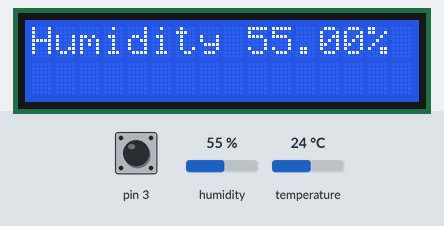
The sketch below on a simulated Arduino Uno, built with avr-gcc and run on an emulated ATmega328P. On the bench: 16×2 character LCD. Inputs (shaded band) come from the test bench; at power-on: pin 3 HIGH, temperature 24 °C, humidity 55 %. What the sketch prints to the serial monitor is not drawn.

Above: at 1.6 s.
1.7 s: pin 3 pulled LOW for 0.15 s
At 2.9 s:
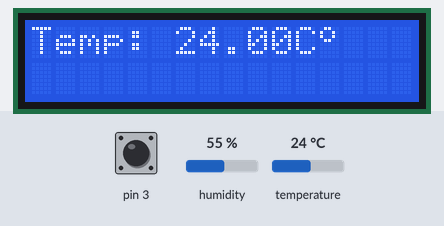
3.3 s: pin 3 pulled LOW for 1 s
At 3.8 s:
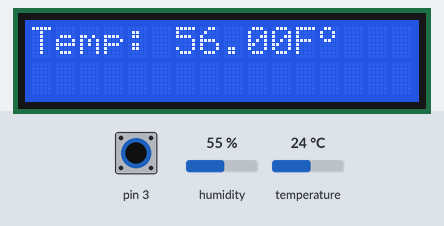
5.8 s: temperature set to 1 °C
At 6.1 s:
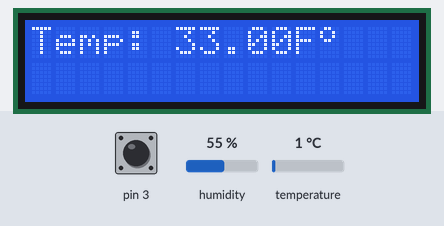
7.3 s: temperature set to 12 °C
At 7.7 s:
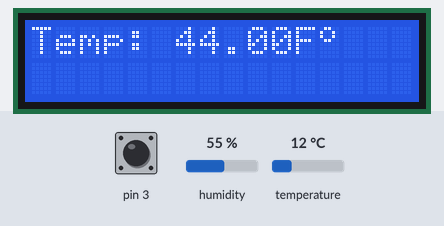
8.8 s: temperature set to 19 °C
At 10.0 s:
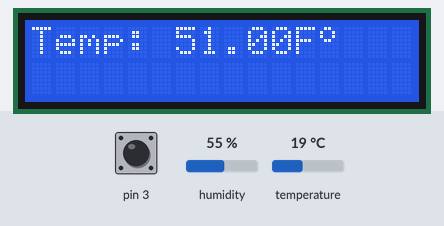
10.3 s: pin 3 pulled LOW for 3.2 s
At 11.0 s:
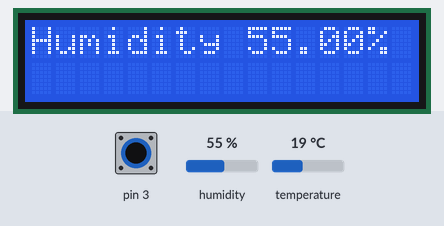
Timing chart, 0 to 13.3 s (numbered marks = the images above; inputs shaded):
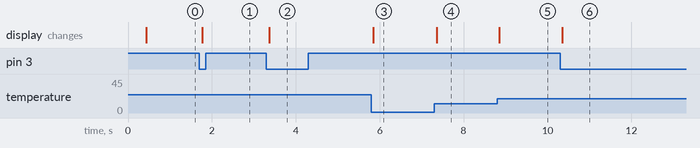

The sketch:

3.2_DHT_LCD_PB.ino
```cpp
//we need to include various libraries to use the lcd and dht sensor and its fucntions
#include <afstandssensor.h>
#include <Adafruit_Sensor.h>
#include <DHT.h>
#include <DHT_U.h>
#include <LiquidCrystal.h>
#define DHTPIN 4   // Digital pin connected to the DHT sensor


double d;
//we define which type of dht sensor we are using
#define DHTTYPE    DHT11


//these functions enable the dht sensor to work
DHT_Unified dht(DHTPIN, DHTTYPE);

uint32_t delayMS;


// initialize the library with the numbers of the interface pins for the LCD
LiquidCrystal lcd(7, 8, 9, 10, 11, 12);
//for the degree symbol ont he LCD we need to make one using the custom charcter funtion to custom define the display matrix bits to turn on and off since the LCD uses 5x8 squares
byte customChar[8] = {
	0b01100,
	0b10010,
	0b10010,
	0b01100,
	0b00000,
	0b00000,
	0b00000,
	0b00000
};
//before we go into the setup we define certain variables
//this one is for the counter so that we can three displays
int PBState = LOW;
//this is a variable to save the last state of the button
int lastButtonState;
//this is the variable to save the current button state
int currentButtonState;

void setup() {
//we must actually create the custom character to use at any time in the code
lcd.createChar(0,customChar);
//you must define and enable serial monitor which helps with trouble shooting later
  Serial.begin(9600);
  // Initialize device.
  dht.begin();
  Serial.println(F("DHTxx Unified Sensor Example"));
  // Print temperature sensor details.
  sensor_t sensor;
  dht.temperature().getSensor(&sensor);
  Serial.println(F("------------------------------------"));
  Serial.println(F("Temperature Sensor"));
  Serial.print  (F("Sensor Type: ")); Serial.println(sensor.name);
  Serial.print  (F("Driver Ver:  ")); Serial.println(sensor.version);
  Serial.print  (F("Unique ID:   ")); Serial.println(sensor.sensor_id);
  Serial.print  (F("Max Value:   ")); Serial.print(sensor.max_value); Serial.println(F("°C"));
  Serial.print  (F("Min Value:   ")); Serial.print(sensor.min_value); Serial.println(F("°C"));
  Serial.print  (F("Resolution:  ")); Serial.print(sensor.resolution); Serial.println(F("°C"));
  Serial.println(F("------------------------------------"));
  // Print humidity sensor details.
  dht.humidity().getSensor(&sensor);
  Serial.println(F("Humidity Sensor"));
  Serial.print  (F("Sensor Type: ")); Serial.println(sensor.name);
  Serial.print  (F("Driver Ver:  ")); Serial.println(sensor.version);
  Serial.print  (F("Unique ID:   ")); Serial.println(sensor.sensor_id);
  Serial.print  (F("Max Value:   ")); Serial.print(sensor.max_value); Serial.println(F("%"));
  Serial.print  (F("Min Value:   ")); Serial.print(sensor.min_value); Serial.println(F("%"));
  Serial.print  (F("Resolution:  ")); Serial.print(sensor.resolution); Serial.println(F("%"));
  Serial.println(F("------------------------------------"));
  // Set delay between sensor readings based on sensor details.
  delayMS = sensor.min_delay / 1000;
  // set up the LCD's number of columns and rows:
  lcd.begin(16, 2);

pinMode(3, INPUT_PULLUP);

currentButtonState = digitalRead(3);


}

void loop() {
  //this is the process where we count
 lastButtonState    = currentButtonState;      // save the last state
currentButtonState = digitalRead(3); //saves the current states

//if the conditons are met ofr a button press we will add 1 to pbstate
if(lastButtonState == 1 && currentButtonState == 0) {
    PBState = PBState + 1;
  //if the pbstate goes above 2 it will rese tback to 0 since we dont want the counter to go up forever
if (PBState>2){
  PBState = 0;
}

  }


  sensors_event_t event;
  //this is the functions which retrives the data from the sensor
  dht.temperature().getEvent(&event);
  //because of a unkown bug we have to save the temeprature value in a variable instead of calling ti directly into the LCD
  float temp = event.temperature;
  float tempf = (temp*1.8) +32;
  // this simple function checks for erros in the temperature reading
  if (isnan(event.temperature)) {
    Serial.println(F("Error reading temperature!"));
  }
  //without any errors we print the temp ont he serial monitor
  else {
    Serial.print(F("Temperature: "));
    Serial.print(event.temperature);
    Serial.print(F("°C"));
    Serial.println(F("\t"));
  }
  // Get humidity event and print its value.
  dht.humidity().getEvent(&event);
  //same as before if there is an error we display an error
  if (isnan(event.relative_humidity)) {
    Serial.println(F("Error reading humidity!"));
  }
  //print the humidity
  else {
    Serial.print(F("Humidity: "));
    Serial.print(event.relative_humidity);
    Serial.print(F("%"));
    Serial.println(F("\t"));
  }
  //for troubleshooting purpose we print the state of the counter to ensure its working correctly
Serial.print(PBState);
Serial.print("\t");
//for each pb state is a screen that will display either temp in celcius fahrenheit or humidtiy
  lcd.setCursor(0, 0);
if (PBState == 0){
lcd.clear();
lcd.setCursor(0,0);
lcd.print("Humidity ");
lcd.print(event.relative_humidity);
lcd.print("%");
}
if (PBState==1){
lcd.clear();
lcd.print("Temp: ");
lcd.print(temp);
lcd.print("C");
//we will use now use our custom charcter we made for the degree symbol
lcd.write(byte(0));
}
if(PBState==2){
lcd.clear();
float tempf = ((9/5)*temp)+32;
lcd.print("Temp: ");
lcd.print(tempf);
lcd.print("F");
//we will use now use our custom charcter we made for the degree symbol
lcd.write(byte(0));
}


}
```

Measured:
- after the input at 1.7 s, the display: changes after 0.07 s (image 1)
- after the input at 3.3 s, the display: changes after 0.07 s (image 2)
- after the input at 5.8 s, the display: changes after 0.05 s (image 3)
- after the input at 7.3 s, the display: changes after 0.06 s (image 4)
- after the input at 8.8 s, the display: changes after 0.05 s (image 5)
- after the input at 10.3 s, the display: changes after 0.05 s (image 6)
